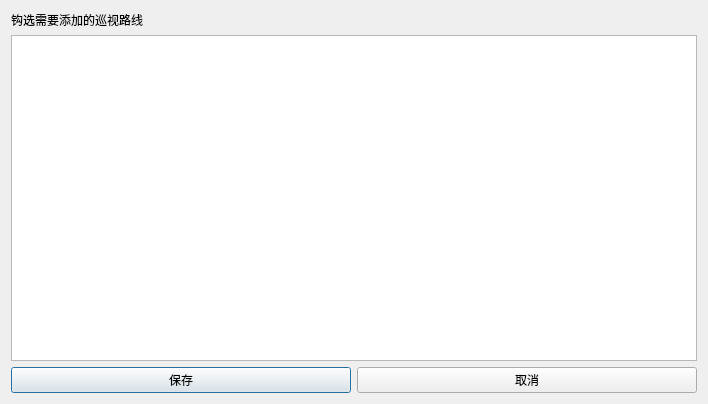
<?xml version="1.0" encoding="UTF-8"?>
<ui version="4.0">
 <class>DialogPartolRoute</class>
 <widget class="QDialog" name="DialogPartolRoute">
  <property name="geometry">
   <rect>
    <x>0</x>
    <y>0</y>
    <width>708</width>
    <height>404</height>
   </rect>
  </property>
  <property name="windowTitle">
   <string>巡视路线配置</string>
  </property>
  <layout class="QGridLayout" name="gridLayout">
   <item row="1" column="1">
    <layout class="QHBoxLayout" name="horizontalLayout">
     <item>
      <widget class="QPushButton" name="pushButton_3">
       <property name="text">
        <string>保存</string>
       </property>
      </widget>
     </item>
     <item>
      <widget class="QPushButton" name="pushButton_4">
       <property name="text">
        <string>取消</string>
       </property>
      </widget>
     </item>
    </layout>
   </item>
   <item row="0" column="1">
    <layout class="QVBoxLayout" name="verticalLayout_2">
     <item>
      <widget class="QLabel" name="label_2">
       <property name="text">
        <string>钩选需要添加的巡视路线</string>
       </property>
      </widget>
     </item>
     <item>
      <widget class="QTableView" name="tableView"/>
     </item>
    </layout>
   </item>
  </layout>
 </widget>
 <resources/>
 <connections/>
</ui>
